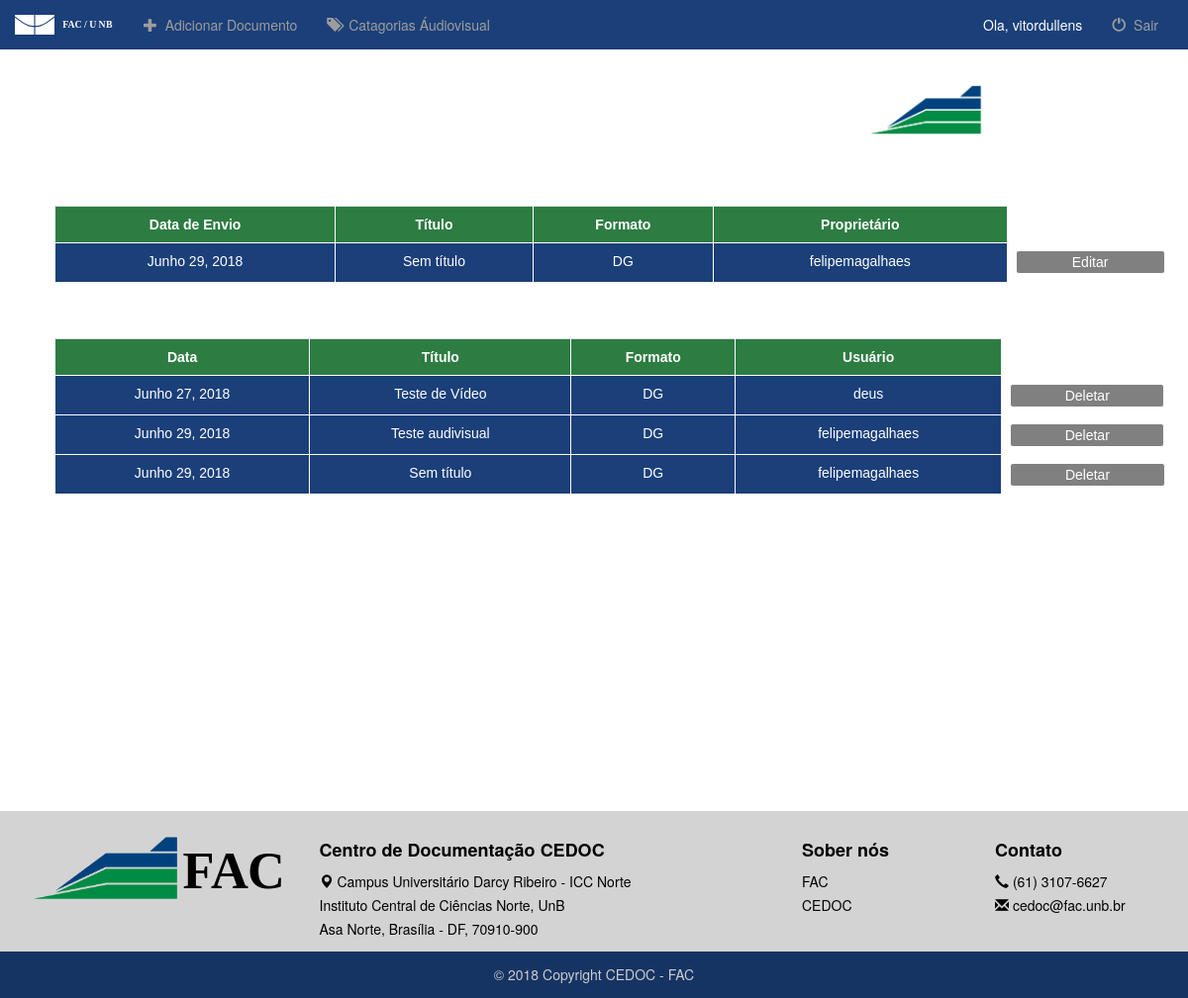
The app's page / (signed in) with its own data.
### cedoc/models.py (models this page shows, shortened)
class Doc(models.Model):
    title = models.CharField('Título', max_length=300, default='Sem título', help_text="Nome do documento")
    description = models.TextField('Descrição', blank=True)
    publisher = models.CharField('Editor', max_length=150, default="FAC-UnB")
    coverage = models.CharField('Cobertura', max_length=2, default='R', choices=coverage())
    rights = models.CharField('Direitos', max_length=100, default='Creative Commons', help_text="Direitos de acesso")
    source = models.CharField('Fonte', default='Faculdade de Comunicação - FAC' , max_length=100)
    date = models.DateField('Data do Documento', default=django.utils.timezone.now, help_text="Use formato dd/mm/AAAA")
    fileFormat = models.CharField('Formato de media', max_length=2, choices=getFileFormat(), default='DG', help_text='Escolha apenas 1 opção')
    language = models.CharField('Língua', max_length=50, default='Português')
    submissionDate = models.DateField(auto_now_add=True)
    accepted = models.BooleanField('Accept file', choices=accept(), default=False)
    sender = models.CharField(max_length=50, default="Anônimo")
    url = models.URLField('URL para Documento', blank=True)

### cedoc/views.py (the view)
# urls.py: path('', cedocViews.index, name='url_index'),
def index(request):
    data = {}
    if request.user.is_authenticated:
        if not request.user.is_superuser:
            not_validated = Doc.objects.filter(sender=request.user.username,accepted=False)
            validated = Doc.objects.filter(sender=request.user.username,accepted=True)
        else:
            not_validated = Doc.objects.filter(accepted=False)
            validated = Doc.objects.filter(accepted=True)
        data['invalid'] = not_validated
        data['valid'] = validated
        return render(request, 'cedoc/index.html', data)
    else:
        return redirect(reverse_lazy('login'))

### cedoc/templates/cedoc/index.html (shortened to what this page needs)
{% extends 'cedoc/base.html'%}
{%block cabecalho %}
    {% load staticfiles %}
    <link rel="stylesheet" type="text/css" href="{% static 'cedoc/css/index.css' %}">
{%endblock%}
{% block conteudo %}
     <div class="container-fluid">
        <div class="row">
            <div class="col-xs-12 col-md-12 col-lg-12 corpo">
                <div class="row">
                    <img id="ajuste_logo_sistema" src="{%static 'cedoc/image/logo_fac_app.svg'%}" class="img-responsive pull-right">
                </div>
               <ul>
                    {% if user.is_authenticated %}
                    <h3> Documentos <b>não</b> validados </h3>
                        {% if invalid %}
                        <table class="table">
                            <tr>
                                <th>Data de Envio</th>
                                <th>Título</th>
                                <th>Formato</th>
                                <th>Proprietário</th>
                            </tr>
                            {% for doc in invalid %}
                            <tr>
                                <td id="com_cor"> {{ doc.submissionDate }}</td>
                                <td id="com_cor"> {{ doc.title }}</td>
                                <td id="com_cor"> {{ doc.fileFormat }}</td>
                                <td id="com_cor"> {{ doc.sender }}</td>
                                <td id="sem_borda"><button  onclick="location.href = '{% url 'url_edit' doc.id %}'">Editar</button></td>
                            </tr>
                            {% endfor %}
                            </table>
                        {% else%}
                            <p>Nenhum documento inválido ainda.</p>
                        {% endif%}
                        <h3> Documentos validados </h3>
                        {% if valid %}
                            <table class="table">
                                <tr>
                                    <th>Data</th>
                                    <th>Título</th>
                                    <th>Formato</th>
                                    <th>Usuário</th>
                                </tr>
                                {% for doc in valid %}
                                <tr>
                                    <td id="com_cor"> {{ doc.submissionDate }}</td>
                                    <td id="com_cor"> {{ doc.title }}</td>
                                    <td id="com_cor"> {{ doc.fileFormat }}</td>
                                    <td id="com_cor"> {{ doc.sender }}</td>
                                    {% if user.is_superuser %}
                                    <td id="sem_borda"><button onclick="myConfirm('Certeza que quer deletar {{ doc.title }}?', {{ doc.id }})">Deletar</button></td>
                                    {% endif %}
                                </tr>
                                {% endfor %}
                            </table>
                        {% else %}
                            <p>Nenhum documento validado ainda</p>
                        {% endif %}
                    {% else %}
                        <h2>Faça o login :)</h2>
                        <button onclick="location.href = '{% url 'login' %}' ">Entrar</button>
                        <button onclick="location.href = '{% url 'url_signup' %}' ">Registrar-se</button>
                    {% endif %}
                </ul>
            </div>
        </div>
     </div>
{% endblock %}

### cedoc/templates/cedoc/base.html (shortened to what this page needs)
<!DOCTYPE html>
{% load staticfiles %}
<html lang="en">
<head>
    {% block cabecalho %}
    {% endblock %}
    <link rel="stylesheet" href="{%static  'cedoc/css/bootstrap.css'%}">
    <link rel="stylesheet" href="http://cdnjs.cloudflare.com/ajax/libs/font-awesome/4.6.3/css/font-awesome.min.css">
    <link rel="stylesheet" type="text/css" href="{%static  'cedoc/css/navbar.css'%}">
    <link rel="stylesheet" type="text/css" href="{%static  'cedoc/css/footer.css'%}">
</head>
<body>
    <nav class="navbar navbar-inverse">
          <div class="container-fluid">
            <div class="navbar-header">
              <a class="navbar-brand" href="{% url 'url_index' %}">
                  <img src="{%static 'cedoc/image/logo_menu.svg'%}">
              </a>
            </div>
            <div class="collapse navbar-collapse" id="bs-example-navbar-collapse-1">
              <ul class="nav navbar-nav">
                <li class=""><a href="{% url 'url_option' %}"><span class="glyphicon glyphicon-plus"></span>&nbsp; Adicionar Documento</a></li>
                <li class=""><a href="{% url 'url_categories' %}"><span class="glyphicon glyphicon-tags"></span>&nbsp; Catagorias Áudiovisual</a></li>
              </ul>
              <ul class="nav navbar-nav navbar-right">
                <li id="name_user_navbar"><a class="desabilitado" href="asdfasdf">Ola, {{ user.username }}</a></li>
                <li><a href="{% url 'logout' %}"><span class="glyphicon glyphicon-off"></span>&nbsp; Sair</a></li>
              </ul>
            </div>
          </div>
        </nav>
    {% block conteudo %}
    {% endblock%}
</body>
<footer id="myFooter">
    <div class="container">
        <div class="row">
            <div class="col-sm-3">
                <h2 class="logo desabilitado"><a href="#"><img id="ajuste_logo_footer" src="{%static 'cedoc/image/logo_fac.svg'%}" class="img-responsive"></a></h2>
            </div>
            <div class="col-sm-5">
                <h5>Centro de Documentação CEDOC</h5>
                <ul>
                    <li><a class="desabilitado" href="#"><span class="glyphicon glyphicon-map-marker"></span> Campus Universitário Darcy Ribeiro - ICC Norte</a></li>
                    <li><a class="desabilitado" href="#">Instituto Central de Ciências Norte, UnB</a></li>
                    <li><a class="desabilitado" href="#">Asa Norte, Brasília - DF, 70910-900</a></li>
                </ul>
            </div>
            <div class="col-sm-2 segundo">
                <h5>Sober nós</h5>
                <ul>
                    <li><a href="http://fac.unb.br/">FAC</a></li>
                    <li><a href=href="https://cedocfac.wordpress.com/">CEDOC</a></li>
                </ul>
            </div>
            <div class="col-sm-2 terceiro">
                <h5>Contato</h5>
                <ul>
                    <li><a class="desabilitado" href="#"><span class="glyphicon glyphicon-earphone"></span> (61) 3107-6627</a></li>
                    <li><a class="desabilitado" href="#"><span class="glyphicon glyphicon-envelope"></span> cedoc@fac.unb.br</a></li>
                </ul>
            </div>
        </div>
    </div>
    <div class="footer-copyright">
        <p>© 2018 Copyright CEDOC - FAC</p>
    </div>
</footer>
</html>

### cedoc/static/cedoc/css/index.css (style rules this page uses)
.corpo { padding-top: 0%; }
.corpo ul h3, .corpo ul p { color: white; }
table { font-family: arial, sans-serif; border-collapse: collapse; color: white; }
table tr th, table tr td { text-align: center; }
td , th { border: 1px solid white; padding: 8px; background-color: #2D7C42; }
td button { background-color: grey; border: 1px solid white; width: 100%; border-radius: 3px; }
#com_cor { background-color: #1B3F79; }
#sem_borda { border: 0px; background-color: #11ffee00 ; }
#ajuste_logo_sistema { margin-top: 1%; margin-bottom: 1%; margin-right: 2%; max-width: 25%; }
p { line-height: 1.5em; }

### cedoc/static/cedoc/css/navbar.css (style rules this page uses)
html, body { background: url(background/painel_final_fundo.png) no-repeat center center fixed; -webkit-background-size: cover; -moz-background-size: cover; -o-background-size: cover; background-size: cover; margin: 0; padding: 0; }
.navbar { border-radius: 0px; background-color: #1B3F79; border-style: none; }
a.navbar-brand img { height: 100%; }
#name_user_navbar a { color: #ffffff; }
.desabilitado { pointer-events: none; }

### cedoc/static/cedoc/css/footer.css (style rules this page uses)
#ajuste_logo_footer { width: 100%; }
.desabilitado { pointer-events: none; }
#myFooter { background-color: lightgray; color: white; margin-top: 300px; }
#myFooter .footer-copyright { background-color: #163463; padding-top: 3px; padding-bottom: 3px; text-align: center; }
#myFooter .row { margin-bottom: 0px; }
#myFooter .footer-copyright p { margin: 10px; color: #ccc; }
#myFooter ul { list-style-type: none; padding-left: 0; line-height: 1.7; }
#myFooter h5 { font-size: 18px; color: black; font-weight: bold; margin-top: 30px; }
#myFooter h2 a { font-size: 50px; text-align: center; color: black; }
#myFooter a { color: black; text-decoration: none; }
#myFooter { flex: 0 0 auto; -webkit-flex: 0 0 auto; }

### cedoc/templates/cedoc/base.html (style rules this page uses)
footer { position: relative; margin-top: 10%; width: 100%; color: blanchedalmond; background-color: #163463; bottom: 0; }

### records on screen
Doc: submissionDate "Junho 29, 2018", title "Sem título", fileFormat "DG", sender "felipemagalhaes"
Doc: submissionDate "Junho 27, 2018", title "Teste de Vídeo", fileFormat "DG", sender "deus"
Doc: submissionDate "Junho 29, 2018", title "Teste audivisual", fileFormat "DG", sender "felipemagalhaes"
Doc: submissionDate "Junho 29, 2018", title "Sem título", fileFormat "DG", sender "felipemagalhaes"

### other values on screen
{{ user.username }} "vitordullens"
